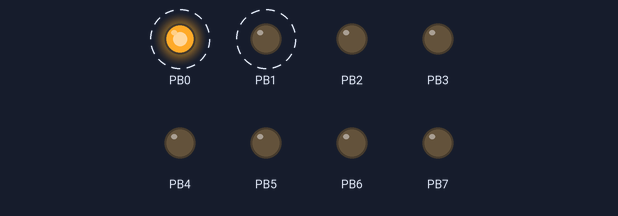
A program run on a simulated ATmega32, built with avr-gcc and emulated at 16 MHz. On the bench: output pins drawn as LEDs (lit = HIGH). Dashed ring = blinking.

Above: at 0.2 s.
Timing chart, 0 to 3.0 s (numbered marks = the images above):
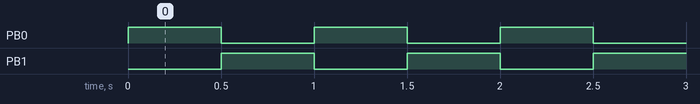

The program:

main.c
```c
/*
 * Embedded_GroupProj01.c
 *
 * Created: 10/21/2023 2:19:07 PM
 * Author : Abdelrahman shrief - Ali Osama - Sondos Reda - Khloud Elhwary
 */

#define F_CPU 16000000UL
#include <avr/io.h>
#include <avr/delay.h>


int main (void)
{
	DDRB	= 0xFF;
	PORTB	= 0x00;

	while(1){
		PORTB &=~(1<<PINB1);
		PORTB |=(1<<PINB0);
		_delay_ms(500);
		PORTB &=~(1<<PINB0);
		PORTB |=(1<<PINB1);
		_delay_ms(500);


	}
}
```

Measured:
- by itself, PB0, PB1: alternates HIGH for 0.50 s and LOW for 0.50 s
